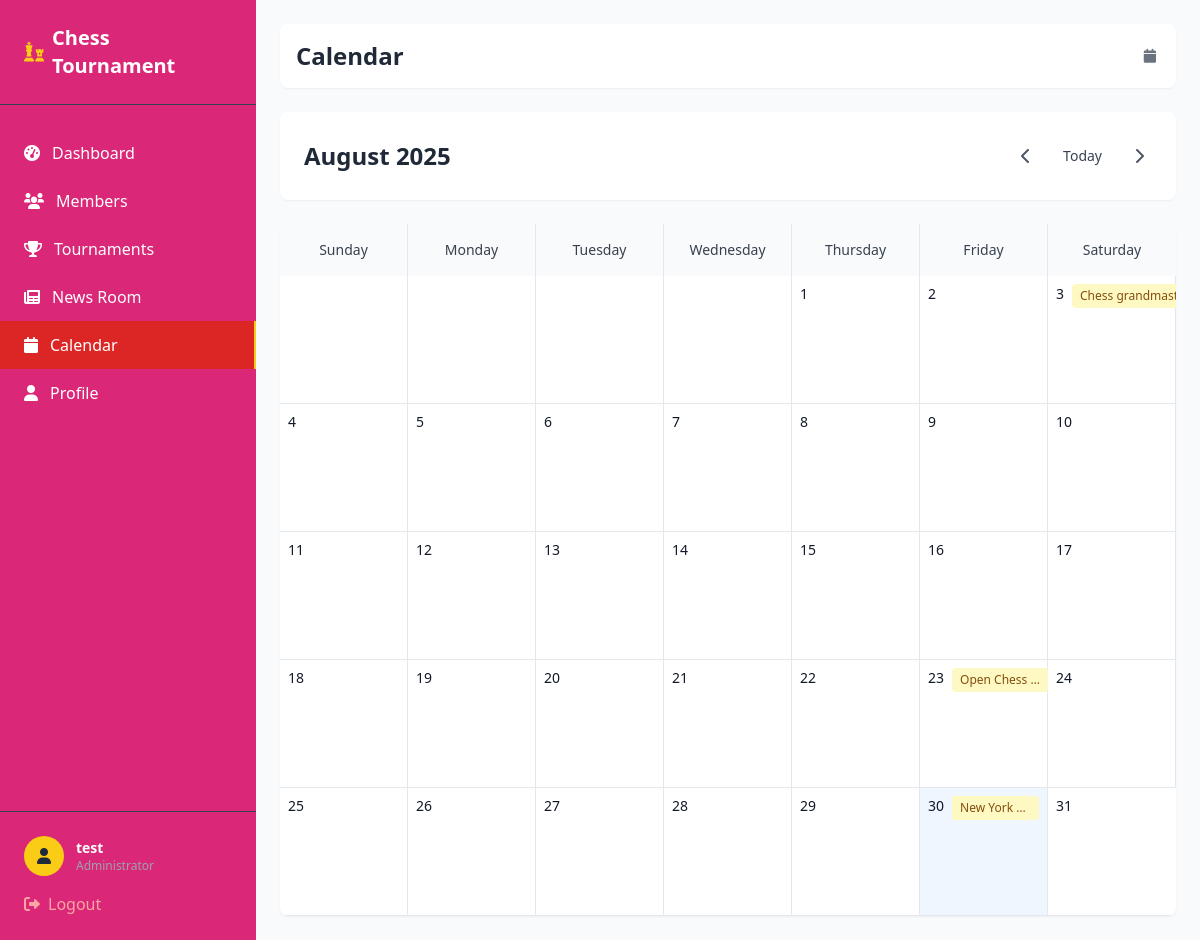
The page /tournament/calendar/ (signed in) on the database its author committed.
### tournament/models.py (models this page shows, shortened)
class Tournament(models.Model):
    name = models.CharField(max_length=200)
    date = models.DateTimeField()
    location = models.CharField(max_length=200)
    description = models.TextField(blank=True, null=True)
    document = models.FileField(upload_to='tournaments/docs/', blank=True, null=True)
    image = models.ImageField(upload_to='tournaments/images/', blank=True, null=True)
    created_at = models.DateTimeField(auto_now_add=True)
    class Meta:
        ordering = ['-date']

### tournament/views.py (the view)
# urls.py: path('calendar/', views.calendar_view, name='calendar'),
@login_required
def calendar_view(request):
    today = date.today()
    year = int(request.GET.get('year', today.year))
    month = int(request.GET.get('month', today.month))
    cal = calendar.monthcalendar(year, month)
    month_name = calendar.month_name[month]
    tournaments = Tournament.objects.filter(
        date__year=year,
        date__month=month
    )
    tournament_days = {}
    for tournament in tournaments:
        day = tournament.date.day
        if day not in tournament_days:
            tournament_days[day] = []
        tournament_days[day].append(tournament)
    context = {
        'calendar': cal,
        'year': year,
        'month': month,
        'month_name': month_name,
        'tournament_days': tournament_days,
        'today': today,
    }
    return render(request, 'calendar.html', context)

### tournament/templatetags/dict_extras.py (called while the page is built)
@register.filter
def dict_get(d, key):
    return d.get(key, [])

### tournament/templates/calendar.html (shortened to what this page needs)
{% extends 'base.html' %}
{% load dict_extras %}
{% block title %}Calendar{% endblock %}
{% block content %}
<div class="bg-white rounded-lg shadow-sm p-6 mb-6">
    <div class="flex items-center justify-between">
        <h2 class="text-2xl font-bold text-gray-800">{{ month_name }} {{ year }}</h2>
        <div class="flex items-center space-x-2">
            <a href="?year={{ year }}&month={% if month == 1 %}12{% else %}{{ month|add:"-1" }}{% endif %}"
               class="p-2 text-gray-600 hover:text-gray-800 hover:bg-gray-100 rounded-lg">
                <i class="fas fa-chevron-left"></i>
            </a>
            <span class="px-4 py-2 text-sm font-medium text-gray-700">Today</span>
            <a href="?year={{ year }}&month={% if month == 12 %}1{% else %}{{ month|add:"1" }}{% endif %}"
               class="p-2 text-gray-600 hover:text-gray-800 hover:bg-gray-100 rounded-lg">
                <i class="fas fa-chevron-right"></i>
            </a>
        </div>
    </div>
</div>
<div class="bg-white rounded-lg shadow-sm overflow-hidden">
    <div class="grid grid-cols-7 bg-gray-50">
        {% for day in "SMTWTFS" %}
        <div class="p-4 text-center text-sm font-medium text-gray-700 border-r border-gray-200 last:border-r-0">
            {% if day == 'S' and forloop.first %}Sunday{% endif %}
            {% if day == 'M' %}Monday{% endif %}
            {% if day == 'T' and forloop.counter == 3 %}Tuesday{% endif %}
            {% if day == 'W' %}Wednesday{% endif %}
            {% if day == 'T' and forloop.counter == 5 %}Thursday{% endif %}
            {% if day == 'F' %}Friday{% endif %}
            {% if day == 'S' and forloop.last %}Saturday{% endif %}
        </div>
        {% endfor %}
    </div>
    <div class="grid grid-cols-7">
        {% for week in calendar %}
            {% for day in week %}
            <div class="h-32 border-r border-b border-gray-200 last:border-r-0 p-2 {% if day == today.day and month == today.month and year == today.year %}bg-blue-50{% endif %}">
                {% if day %}
                <div class="flex justify-between items-start h-full">
                    <span class="text-sm font-medium text-gray-900 {% if day == today.day and month == today.month and year == today.year %}text-blue-600{% endif %}">
                        {{ day }}
                    </span>
                    {% if day in tournament_days %}
                    <div class="space-y-1 flex-1 ml-2">
                        {% for tournament in tournament_days|dict_get:day %}
                        <div class="bg-yellow-100 text-yellow-800 text-xs px-2 py-1 rounded cursor-pointer hover:bg-yellow-200 truncate"
                             onclick="showTournamentModal('{{ tournament.name }}', '{{ tournament.date|date:"M d, Y H:i" }}', '{{ tournament.location }}')">
                            {{ tournament.name|truncatewords:2 }}
                        </div>
                        {% endfor %}
                    </div>
                    {% endif %}
                </div>
                {% endif %}
            </div>
            {% endfor %}
        {% endfor %}
    </div>
</div>
{% endblock %}

### tournament/templates/base.html (shortened to what this page needs)
<!DOCTYPE html>
<html lang="en">
<head>
    <script src="https://cdn.tailwindcss.com"></script>
    <link rel="stylesheet" href="https://cdnjs.cloudflare.com/ajax/libs/font-awesome/6.0.0/css/all.min.css">
</head>
<body class="bg-gray-50">
    <div class="flex">
        <aside class="w-64 bg-pink-600 text-white min-h-screen fixed left-0 top-0">
            <div class="p-6 border-b border-slate-700">
                <h1 class="text-xl font-bold flex items-center">
                    <i class="fas fa-chess mr-2 text-yellow-400"></i>
                    Chess Tournament
                </h1>
            </div>
            <nav class="mt-6">
                <a href="{% url 'dashboard' %}" class="flex items-center px-6 py-3 hover:bg-red-600 transition duration-200 {% if request.resolver_match.url_name == 'dashboard' %}bg-red-600 border-r-2 border-yellow-400{% endif %}">
                    <i class="fas fa-tachometer-alt mr-3"></i>
                    Dashboard
                </a>
                <a href="{% url 'members' %}" class="flex items-center px-6 py-3 hover:bg-red-600 transition duration-200 {% if request.resolver_match.url_name == 'members' %}bg-red-600 border-r-2 border-yellow-400{% endif %}">
                    <i class="fas fa-users mr-3"></i>
                    Members
                </a>
                <a href="{% url 'tournament_list' %}" class="flex items-center px-6 py-3 hover:bg-red-600 transition duration-200 {% if 'tournament' in request.resolver_match.url_name %}bg-red-600 border-r-2 border-yellow-400{% endif %}">
                    <i class="fas fa-trophy mr-3"></i>
                    Tournaments
                </a>
                <a href="{% url 'news_room' %}" class="flex items-center px-6 py-3 hover:bg-red-600 transition duration-200 {% if request.resolver_match.url_name == 'news_room' %}bg-red-700 border-r-2 border-yellow-400{% endif %}">
                    <i class="fas fa-newspaper mr-3"></i>
                    News Room
                </a>
                <a href="{% url 'calendar' %}" class="flex items-center px-6 py-3 hover:bg-red-600 transition duration-200 {% if request.resolver_match.url_name == 'calendar' %}bg-red-600 border-r-2 border-yellow-400{% endif %}">
                    <i class="fas fa-calendar mr-3"></i>
                    Calendar
                </a>
                <a href="{% url 'profile' %}" class="flex items-center px-6 py-3 hover:bg-red-600 transition duration-200 {% if request.resolver_match.url_name == 'profile' %}bg-red-600 border-r-2 border-yellow-400{% endif %}">
                    <i class="fas fa-user mr-3"></i>
                    Profile
                </a>
            </nav>
            <div class="absolute bottom-0 w-64 p-6 border-t border-slate-700">
                <div class="flex items-center mb-4">
                    <div class="w-10 h-10 bg-yellow-400 rounded-full flex items-center justify-center">
                        <i class="fas fa-user text-slate-800"></i>
                    </div>
                    <div class="ml-3">
                        <p class="text-sm font-semibold">{{ user.username }}</p>
                        <p class="text-xs text-gray-400">Administrator</p>
                    </div>
                </div>
                <a href="{% url 'logout' %}"
                   class="flex items-center text-red-300 hover:text-red-100 transition duration-200">
                    <i class="fas fa-sign-out-alt mr-2"></i>
                    Logout
                </a>
            </div>
        </aside>
        <main class="flex-1 ml-64 p-6">
            <div class="bg-white rounded-lg shadow-sm p-4 mb-6">
                <div class="flex items-center justify-between">
                    <h2 class="text-2xl font-bold text-gray-800">
                        {% block title %}Dashboard{% endblock %}
                    </h2>
                    <div class="text-sm text-gray-500">
                        <i class="fas fa-calendar mr-1"></i>
                    </div>
                </div>
            </div>
            {% block content %}
            {% endblock %}
        </main>
    </div>
</body>
</html>

### rows shown on the page
Tournament: name "Chess…"
Tournament: name "Open Chess …"
Tournament: name "New York …"

### other values the page prints
{{ user.username }} "test"
{{ month_name }} "August"
{{ year }} "2025"
{{ day }} "1" "2" "3" "4" "5" "6" "7" "8" "9" "10" "11" "12" "13" "14" "15" "16" "17" "18" "19" "20" "21" "22" "23" "24" "25" "26" "27" "28" "29" "30" "31"
